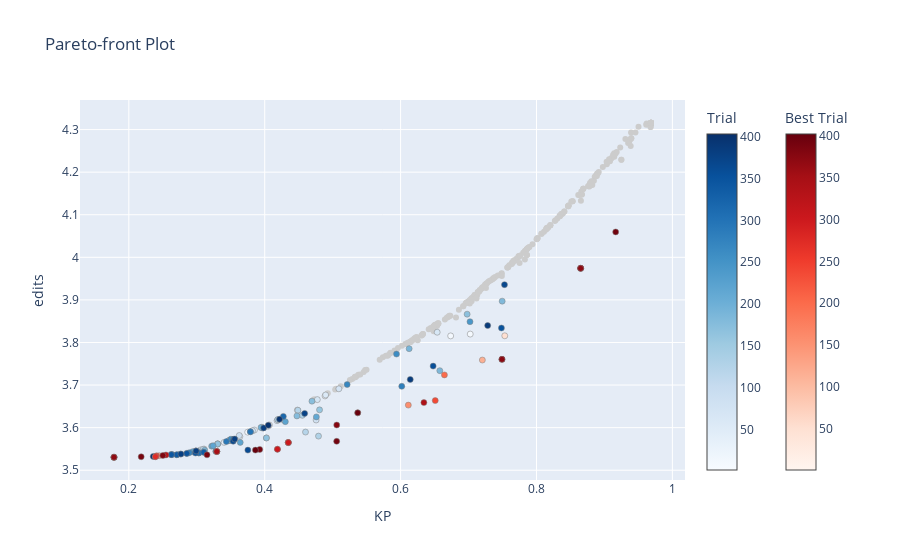
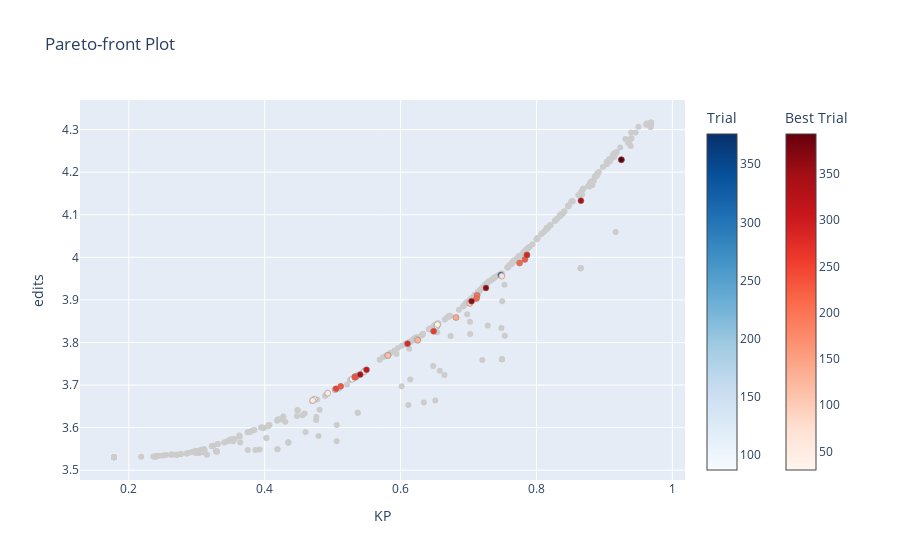
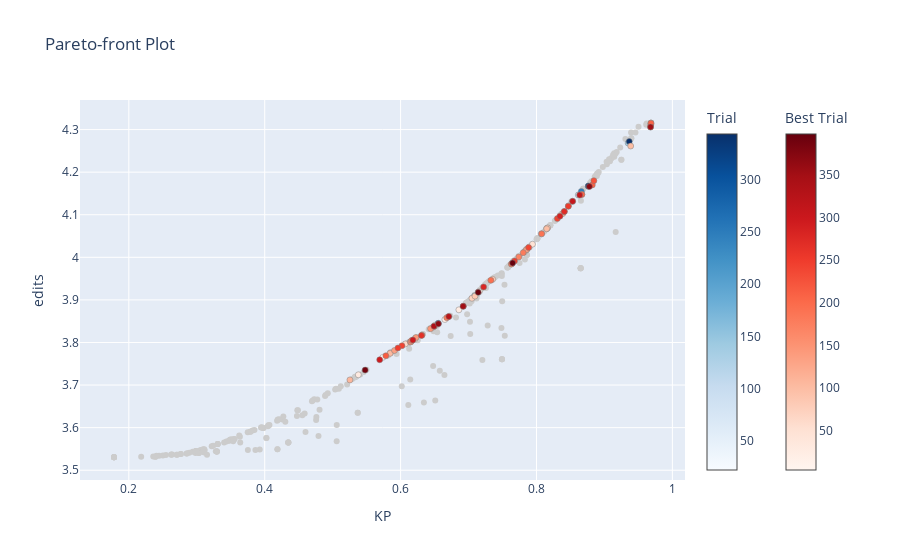

Notebook code for these charts, in order:
### Code cell
figs_lambd2 = [optuna.visualization.plot_pareto_front(study, target_names=["KP", "edits"], constraints_func=lambda t: [-1] if t.params["lambd2"] >= n and t.params["lambd2"] < n + 2.0 else [+1]) for n in np.arange(0.0, 10.0, 2.0)]
for fig in figs_lambd2:
    fig.show()
